Frame 1 (no input): blank canvas, image omitted
Frame 60 (no input): blank canvas, image omitted
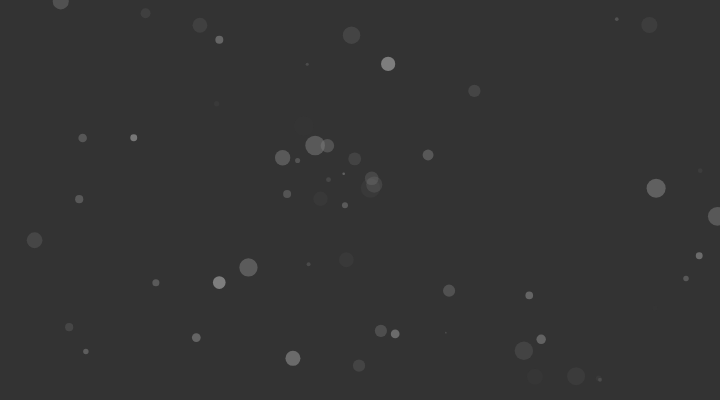
Frame 120 (the mouse pressed at the canvas centre since frame 60)

The p5.js sketch whose frames 1 and 60 were blank and that drew this single picture after the mouse press (run headless with seeded random() and noise() and a simulated clock; from frame 60 on, the mouse is pressed at the canvas centre):

// p5.js sketch
// ── sketch.js
let system;
let gravity;

function setup() {
  createCanvas(720, 400);
  system = new particlesystem();
}

function draw() {
  system.pos(createVector(mouseX,mouseY));

  gravity = createVector(0, 0);
  
  if (keyIsDown(LEFT_ARROW)) {
  gravity.x -= 0.08;
}
if(keyIsDown(RIGHT_ARROW)) {
  gravity.x += 0.08;
}

if(keyIsDown(UP_ARROW)) {
  gravity.y -= 0.08;
}

if(keyIsDown(DOWN_ARROW)) {
  gravity.y += 0.08;
}

  background(51);
  system.addParticle();
  system.run();
  system.add(gravity);
}


// ── particle.js
class particle{
    constructor(position){
        this.acceleration = createVector(0, 0);
        this.velocity = createVector(random(-15, 15), random(-15, 15));
        this.position = position.copy();
        this.lifespan = random(255);
        this.w = random(1,20);
        this.switch = false;
    }
    
    run(){
        if(mouseIsPressed){
        this.update();
        }
        this.display();
        this.checkEdge();
        this.disappear();
    }

    applyForce(aForce){
        this.acceleration.add(aForce);
      }
    
    update(){
        this.velocity.add(this.acceleration);
        this.position.add(this.velocity);
    }

    checkEdge(){
        if(this.position.x <0 || this.position.x > width){
          this.switch = true;
          this.velocity.x *= -1;
        }
        if(this.position.y <0 || this.position.y > height){
          this.switch = true;
          this.velocity.y *= -1;
        }
    }

    disappear(){
        if(this.switch ==true){
          this.lifespan -= 5;
        }
      }

        
    
    display(){
        noStroke();
        fill(127, this.lifespan);
        ellipse(this.position.x, this.position.y, this.w, this.w);
    }
    
    isDead(){
        return this.lifespan < 0;
    }
    
  }
// ── particlesystem.js
class particlesystem{
    constructor(){
        this.particles = [];
    }

    pos(position){
        this.origin = position.copy();
    }
    
    add(aForce){
        for(let p of this.particles){
            p.applyForce(aForce);
          }
    }

    addParticle(){
        this.particles.push(new particle(this.origin));
    }
    
    run(){
        for (let i = this.particles.length-1; i >= 0; i--) {
            let p = this.particles[i];
            p.run();
            if (p.isDead()) {
              this.particles.splice(i, 1);
            }
          }
    }
  }
